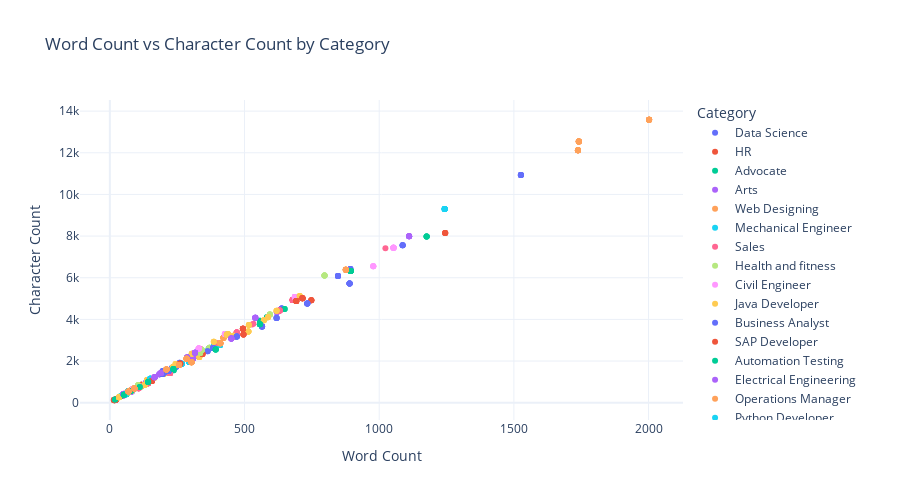

Write notebook code for a chart like this one.
### Code cell
# 7. Character count vs Word count scatter
fig_scatter = px.scatter(
    resumeDataSet,
    x='word_count',
    y='text_length',
    color='Category',
    title=' Word Count vs Character Count by Category',
    labels={'word_count': 'Word Count', 'text_length': 'Character Count'},
    template='plotly_white',
    hover_data=['Category']
)
fig_scatter.update_layout(height=500)
fig_scatter.show()
